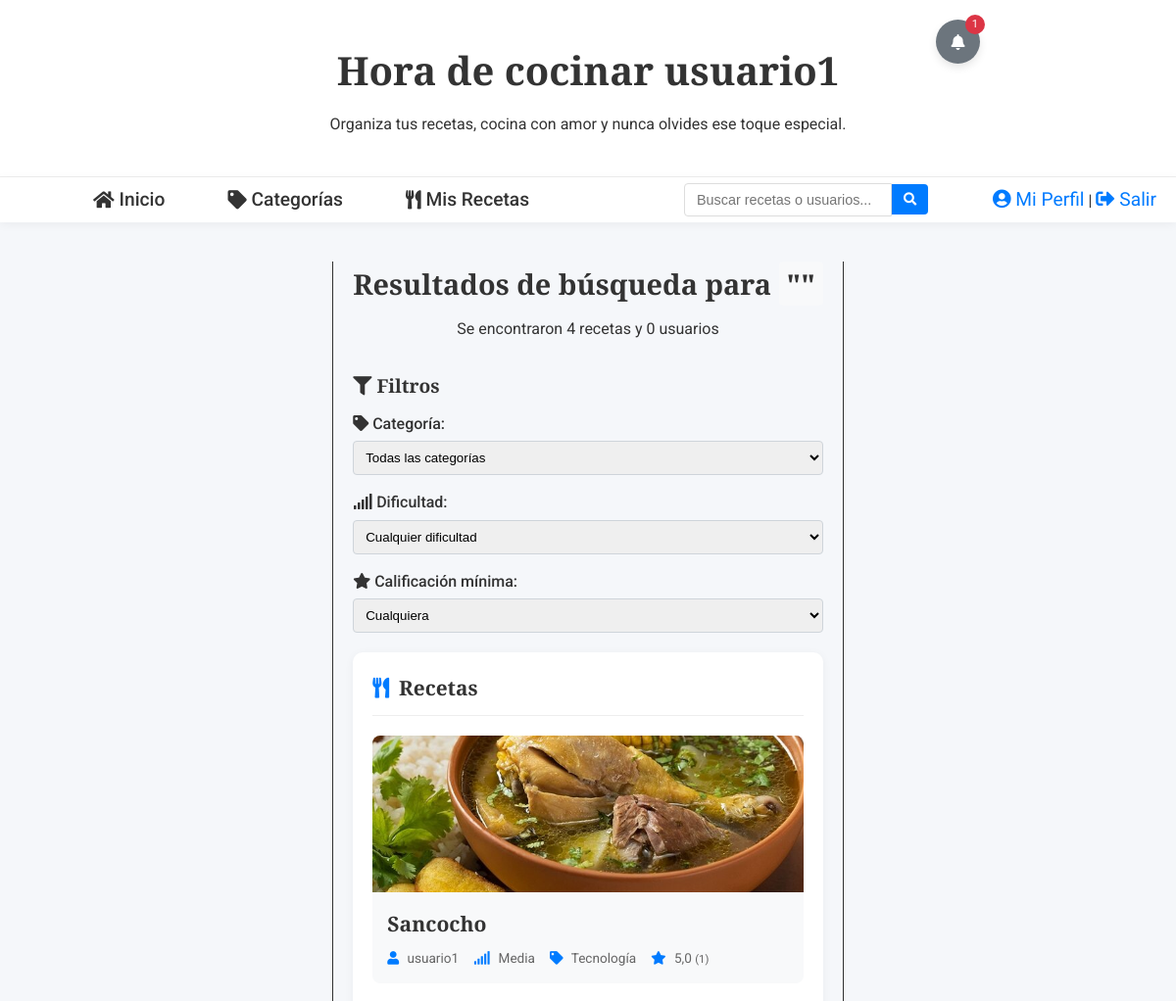
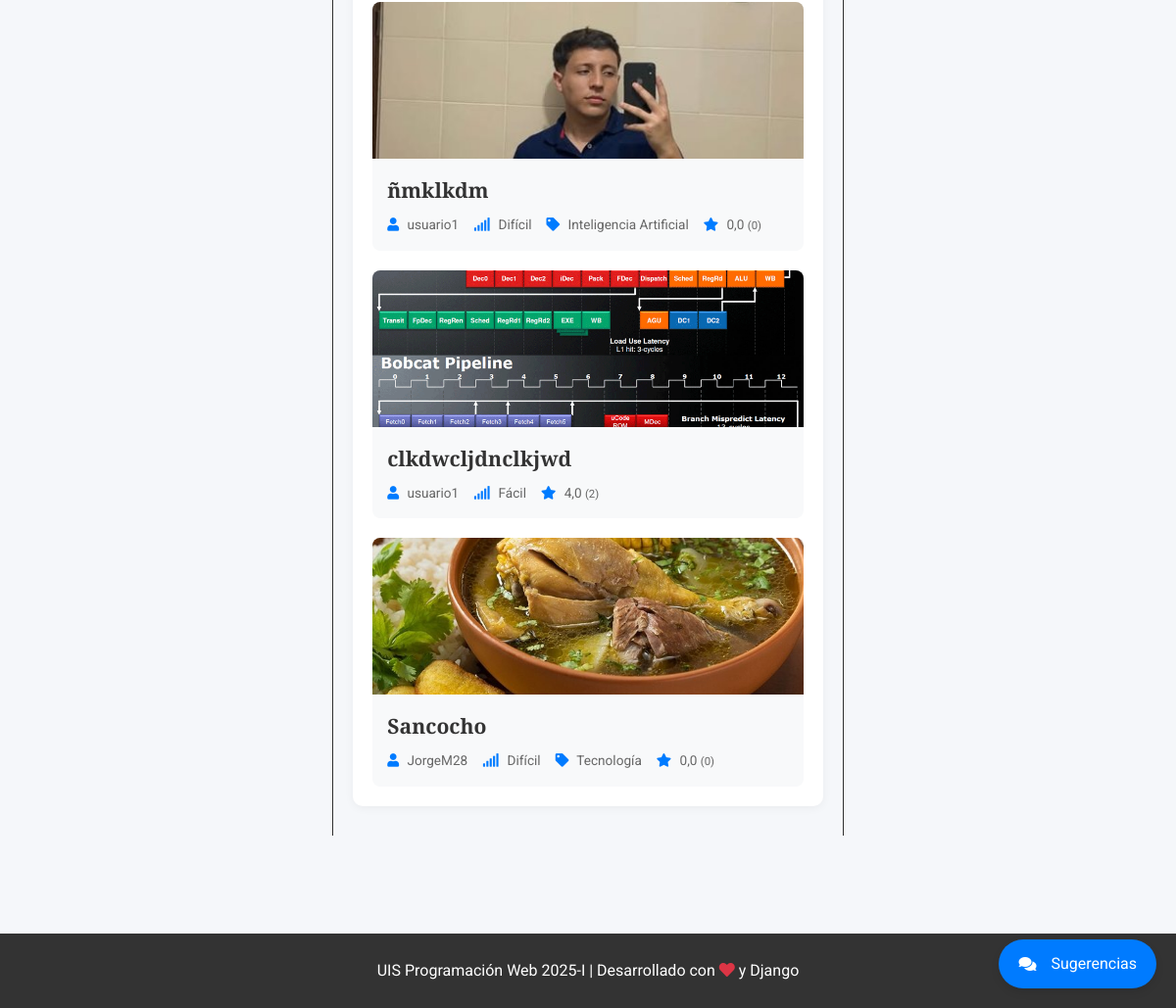
The app's page /buscar/ (signed in) with its own data (2 pictures, top to bottom).
### post/models.py (models this page shows, shortened)
class Recipe(models.Model):
    DIFFICULTY_CHOICES = [
        ('FACIL', 'Fácil'),
        ('MEDIA', 'Media'),
        ('DIFICIL', 'Difícil'),
    ]
    title = models.CharField(max_length=200, verbose_name='Título')
    ingredients = models.TextField(verbose_name='Ingredientes')
    instructions = models.TextField(verbose_name='Instrucciones')
    prep_time = models.PositiveIntegerField(verbose_name='Tiempo de Preparación (minutos)', default=0)
    cook_time = models.PositiveIntegerField(verbose_name='Tiempo de Cocción (minutos)', default=0)
    servings = models.PositiveIntegerField(verbose_name='Porciones', default=1)
    difficulty = models.CharField(max_length=10, choices=DIFFICULTY_CHOICES, default='MEDIA', verbose_name='Dificultad')
    recipe_image = models.ImageField(upload_to='recipe_pics/', null=True, blank=True, verbose_name='Imagen de la Receta')
    author = models.ForeignKey(User, on_delete=models.CASCADE, verbose_name='Autor')
    category = models.ForeignKey(Category, on_delete=models.SET_NULL, null=True, blank=True, verbose_name='Categoría')
    created_at = models.DateTimeField(auto_now_add=True, verbose_name='Fecha de Creación')
    updated_at = models.DateTimeField(auto_now=True, verbose_name='Última Actualización')
    published = models.BooleanField(default=True, verbose_name='Publicada')
    def average_rating(self):
        ratings = self.ratings.all()
        if not ratings:
            return 0
        return round(sum(r.value for r in ratings) / len(ratings), 1)
    def total_ratings(self):
        return self.ratings.count()

class Category(models.Model):
    name = models.CharField(max_length=100, unique=True)
    class Meta:
        verbose_name = "Category"
        verbose_name_plural = "Categories"

class Rating(models.Model):
    recipe = models.ForeignKey(Recipe, on_delete=models.CASCADE, related_name="ratings", verbose_name='Receta')
    user = models.ForeignKey(User, on_delete=models.CASCADE, verbose_name='Usuario')
    value = models.PositiveSmallIntegerField(choices=[(1, '1'), (2, '2'), (3, '3'), (4, '4'), (5, '5')], verbose_name='Calificación')
    created_at = models.DateTimeField(auto_now_add=True, verbose_name='Fecha de calificación')
    class Meta:
        unique_together = ('recipe', 'user')  # Un usuario solo puede calificar una vez
        verbose_name = 'Calificación'
        verbose_name_plural = 'Calificaciones'

### post/views.py (the view, shortened to what this page needs)
# urls.py: path('buscar/', views.buscar, name='buscar'),
def buscar(request):
    query = request.GET.get('q', '')
    min_rating = request.GET.get('min_rating', '0')
    difficulty = request.GET.get('difficulty', '')
    categoria_id = request.GET.get('categoria', '')
    if query:
        recetas = Recipe.objects.filter(
            Q(title__icontains=query) |
            Q(ingredients__icontains=query) |
            Q(category__name__icontains=query)
        ).filter(published=True).distinct()
        usuarios = User.objects.filter(username__icontains=query)
    else:
        recetas = Recipe.objects.filter(published=True)
        usuarios = User.objects.none()
    if categoria_id:
        recetas = recetas.filter(category_id=categoria_id)
    if difficulty:
        recetas = recetas.filter(difficulty=difficulty)
    categorias = Category.objects.all()
    return render(request, 'post/resultados_busqueda.html', {
        'query': query,
        'recetas': recetas,
        'usuarios': usuarios,
        'total_recetas': recetas.count(),
        'total_usuarios': usuarios.count(),
        'categorias': categorias,
        'categoria_seleccionada': categoria_id,
        'min_rating': min_rating,
        'difficulty': difficulty,
        'difficulty_choices': Recipe.DIFFICULTY_CHOICES,
    })

### post/templates/post/resultados_busqueda.html (shortened to what this page needs)
{% extends 'post/base.html' %}
{% load static %}
{% block content %}
<div class="search-results-container">
    <div class="search-header">
        <h1>Resultados de búsqueda para <span class="search-query">"{{ query }}"</span></h1>
        <p>Se encontraron {{ total_recetas }} recetas y {{ total_usuarios }} usuarios</p>
    </div>
    <div class="search-filters">
        <h3><i class="fas fa-filter"></i> Filtros</h3>
        <form method="GET" action="{% url 'buscar' %}" id="filter-form">
            <div class="filter-row">
                <div class="filter-group">
                    <label><i class="fas fa-tag"></i> Categoría:</label>
                    <select name="categoria" class="filter-select" onchange="document.getElementById('filter-form').submit()">
                        <option value="">Todas las categorías</option>
                    </select>
                </div>
                <div class="filter-group">
                    <label><i class="fas fa-signal"></i> Dificultad:</label>
                    <select name="difficulty" class="filter-select" onchange="document.getElementById('filter-form').submit()">
                        <option value="">Cualquier dificultad</option>
                    </select>
                </div>
                <div class="filter-group">
                    <label><i class="fas fa-star"></i> Calificación mínima:</label>
                    <select name="min_rating" class="filter-select" onchange="document.getElementById('filter-form').submit()">
                        <option value="0" {% if min_rating == '0' %}selected{% endif %}>Cualquiera</option>
                    </select>
                </div>
            </div>
        </form>
    </div>
    {% if recetas %}
    <div class="search-section">
        <h2 class="section-title"><i class="fas fa-utensils"></i> Recetas</h2>
        <div class="grid-recetas">
            {% for receta in recetas %}
                <div class="tarjeta-receta">
                    {% if receta.recipe_image %}
                        <div class="receta-img">
                            <img src="{{ receta.recipe_image.url }}" alt="{{ receta.title }}">
                        </div>
                    {% else %}
                        <div class="receta-img" style="display:flex;align-items:center;justify-content:center;background:#f8f9fa;">
                            <i class="fas fa-utensils" style="font-size:40px;color:#dee2e6;"></i>
                        </div>
                    {% endif %}
                    <div class="receta-content">
                        <h3 class="receta-title">
                            <a href="{% url 'detalle_receta' receta.id %}">{{ receta.title }}</a>
                        </h3>
                        <div class="receta-meta">
                            <span><i class="fas fa-user"></i> {{ receta.author.username }}</span>
                            <span><i class="fas fa-signal"></i> {{ receta.get_difficulty_display }}</span>
                            {% if receta.category %}
                                <span><i class="fas fa-tag"></i> {{ receta.category.name }}</span>
                            {% endif %}
                            <span class="receta-rating">
                                <i class="fas fa-star"></i> {{ receta.average_rating|floatformat:1 }}
                                <small>({{ receta.total_ratings }})</small>
                            </span>
                        </div>
                    </div>
                </div>
            {% endfor %}
        </div>
    </div>
    {% endif %}
</div>
{% endblock %}

### post/templates/post/base.html (shortened to what this page needs)
{% load static %}
<!DOCTYPE html>
<html lang="es">
<head>
    <link rel="stylesheet" href="https://cdnjs.cloudflare.com/ajax/libs/font-awesome/5.15.4/css/all.min.css">
    <link rel="stylesheet" href="{% static 'post/css/base.css' %}">
</head>
<body>
    <main>
        <header>
            {% if user.is_authenticated %}
            <h1>Hora de cocinar {{ user.username }}</h1>
            <p>Organiza tus recetas, cocina con amor y nunca olvides ese toque especial.</p>
            {% else %}
            <h1>Rincón de Sabor</h1>
            <p>Tu cocina te espera. Inicia sesión y vuelve a darle sabor a tus recetas favoritas.</p>
            {% endif %}
        </header>
        <nav id="navbar">
            <ul>
                <li><a href="{% url 'index' %}"><i class="fas fa-home"></i> Inicio</a></li>
                {% if user.is_authenticated %}
                    <li><a href="{% url 'categorias' %}"><i class="fas fa-tag"></i> Categorías</a></li>
                    <li><a href="{% url 'recetas' %}"><i class="fas fa-utensils"></i> Mis Recetas</a></li>
                {% endif %}
            </ul>
            <div class="search-container">
                <form action="{% url 'buscar' %}" method="GET" id="search-form">
                    <input type="text" name="q" id="search-input" placeholder="Buscar recetas o usuarios..." autocomplete="off">
                    <button type="submit"><i class="fas fa-search"></i></button>
                </form>
            </div>
            <div>
                {% if user.is_authenticated %}
                    <p>
                        <a href="{% url 'perfil' %}" class="btn-profile"><i class="fas fa-user-circle"></i> Mi Perfil</a> |
                        <a class="btn-logout" href="#" onClick="document.getElementById('logoutform').submit()">
                            <i class="fas fa-sign-out-alt"></i> Salir
                        </a>
                    </p>
                {% else %}
                    <a href="{% url 'login' %}" class="btn-login"><i class="fas fa-sign-in-alt"></i> Iniciar Sesión</a>
                {% endif %}
            </div>
        </nav>
        <section class="page_content">
            {% block content %}{% endblock %}
        </section>
        <footer>
            <p>UIS Programación Web 2025-I | Desarrollado con <i class="fas fa-heart" style="color: #dc3545;"></i> y Django</p>
        </footer>
    </main>
    {% if user.is_authenticated %}
    <div class="chat-container">
        <div class="chat-button" id="toggle-chat">
            <i class="fas fa-comments"></i>
            <span>Sugerencias</span>
        </div>
    </div>
    <div class="notifications-container">
        <div class="notifications-icon" id="notifications-icon">
            <i class="fas fa-bell"></i>
            <span class="notification-badge" id="notification-count"></span>
        </div>
    </div>
    {% endif %}
</body>
</html>

### post/static/post/css/base.css (style rules this page uses)
html, body { height: 100%; margin: 0; }
body { display: flex; font-family: Arial, sans-serif; flex-direction: column; }
main { flex: 1; display: flex; flex-direction: column; }
header { padding: 10px; text-align: center; }
#navbar { display: flex; justify-content: space-between; padding: 15px; background-color: #303030; }
#navbar ul { display: flex; list-style: none; margin: auto; }
#navbar ul li { margin-right: 20px; }
#navbar div { display: flex; align-items: center; }
a { text-decoration: none; color: #ffffff; font-size: 1.2em; }
.page_content { padding: 20px; flex: 1; margin: 0 10vw; border-left: 1px solid #303030; border-right: 1px solid #303030; }
footer { text-align: center; padding: 10px; background-color: #303030; color: #ffffff; }

### post/templates/post/base.html (style rules this page uses)
:root { --primary-color: #007bff; --secondary-color: #6c757d; --dark-color: #333; --light-color: #f8f9fa; --danger-color: #dc3545; --success-color: #28a745; }
* { margin: 0; padding: 0; box-sizing: border-box; }
body { font-family: 'Roboto', sans-serif; line-height: 1.6; background-color: #f5f7fa; color: #333; }
h1, h2, h3, h4, h5, h6 { font-family: 'Playfair Display', serif; }
a { text-decoration: none; color: var(--primary-color); }
#navbar { background-color: white; box-shadow: 0 2px 10px rgba(0, 0, 0, 0.05); padding: 15px 0; position: sticky; top: 0; z-index: 1000; display: flex; justify-content: space-between; align-items: center; padding: 0 20px; }
#navbar ul { display: flex; gap: 20px; list-style: none; }
#navbar ul li a { color: var(--dark-color); font-weight: 500; transition: color 0.3s; display: flex; align-items: center; gap: 5px; padding: 8px 12px; }
header { text-align: center; padding: 40px 20px; background-color: #fff; border-bottom: 1px solid #eee; }
header h1 { font-size: 2.5rem; color: #333; margin-bottom: 10px; }
.page_content { max-width: 1200px; margin: 40px auto; padding: 0 20px; min-height: 60vh; }
footer { background-color: #333; color: white; padding: 25px 0; text-align: center; margin-top: 60px; }
footer p { margin: 0; font-size: 1rem; }
.search-container { position: relative; margin-left: auto; margin-right: 15px; max-width: 300px; width: 100%; }
.search-container form { display: flex; align-items: center; }
.search-container input { flex-grow: 1; padding: 8px 12px; border: 1px solid #ddd; border-radius: 4px 0 0 4px; font-size: 0.9rem; }
.search-container button { background-color: #007bff; color: white; border: none; padding: 8px 12px; border-radius: 0 4px 4px 0; cursor: pointer; }
.chat-container { position: fixed; bottom: 20px; right: 20px; z-index: 1000; }
.chat-button { background-color: #007bff; color: white; padding: 10px 15px; border-radius: 50px; display: flex; align-items: center; cursor: pointer; box-shadow: 0 4px 6px rgba(0,0,0,0.1); }
.chat-button i { margin-right: 5px; }
.notifications-container { position: fixed; top: 20px; right: 20px; z-index: 1000; }
.notifications-icon { background-color: #007bff; color: white; padding: 10px; border-radius: 50%; cursor: pointer; position: relative; }
.notification-badge { position: absolute; top: -5px; right: -5px; background-color: #dc3545; color: white; border-radius: 50%; padding: 2px 5px; font-size: 0.8rem; display: none; }
.notification-badge.show { display: inline-block; }
.chat-button { background-color: #007bff; color: white; padding: 12px 20px; border-radius: 30px; cursor: pointer; display: flex; align-items: center; gap: 10px; box-shadow: 0 4px 8px rgba(0,0,0,0.1); transition: all 0.3s; }
.notifications-container { position: fixed; bottom: 20px; right: 200px; z-index: 1000; }
.notifications-icon { background-color: #6c757d; color: white; width: 45px; height: 45px; border-radius: 50%; display: flex; justify-content: center; align-items: center; cursor: pointer; position: relative; box-shadow: 0 4px 8px rgba(0,0,0,0.1); transition: all 0.3s; }
.notification-badge { position: absolute; top: -5px; right: -5px; background-color: #dc3545; color: white; border-radius: 50%; width: 20px; height: 20px; font-size: 0.7rem; display: flex; justify-content: center; align-items: center; display: none; }
.notification-badge.show { display: flex; }

### records on screen
Recipe: recipe_image (picture), title "Sancocho", author.username "usuario1", difficulty "Media", category.name "Tecnología", average_rating "5,0", total_ratings "1"
Recipe: recipe_image (picture), title "ñmklkdm", author.username "usuario1", difficulty "Difícil", category.name "Inteligencia Artificial", average_rating "0,0", total_ratings "0"
Recipe: recipe_image (picture), title "clkdwcljdnclkjwd", author.username "usuario1", difficulty "Fácil", average_rating "4,0", total_ratings "2"
Recipe: recipe_image (picture), title "Sancocho", author.username "JorgeM28", difficulty "Difícil", category.name "Tecnología", average_rating "0,0", total_ratings "0"

### other values on screen
{{ user.username }} "usuario1"
{{ total_recetas }} "4"
{{ total_usuarios }} "0"
